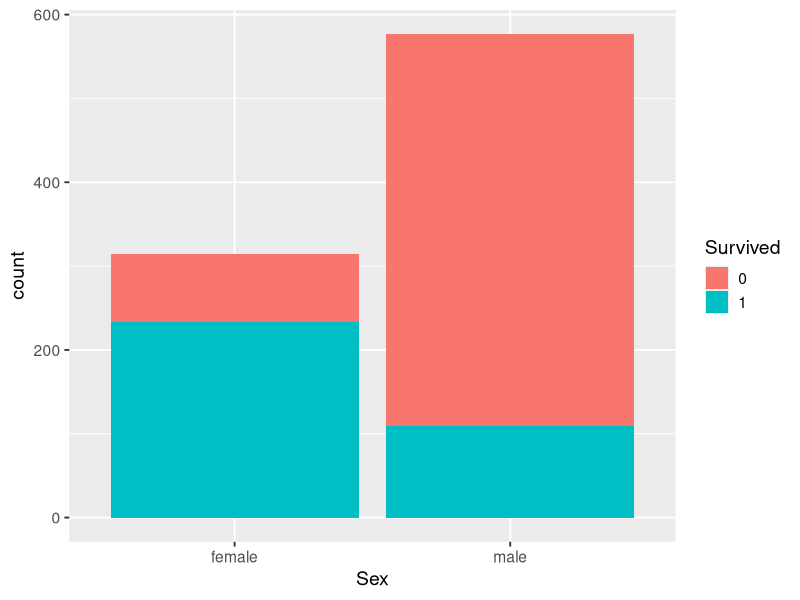
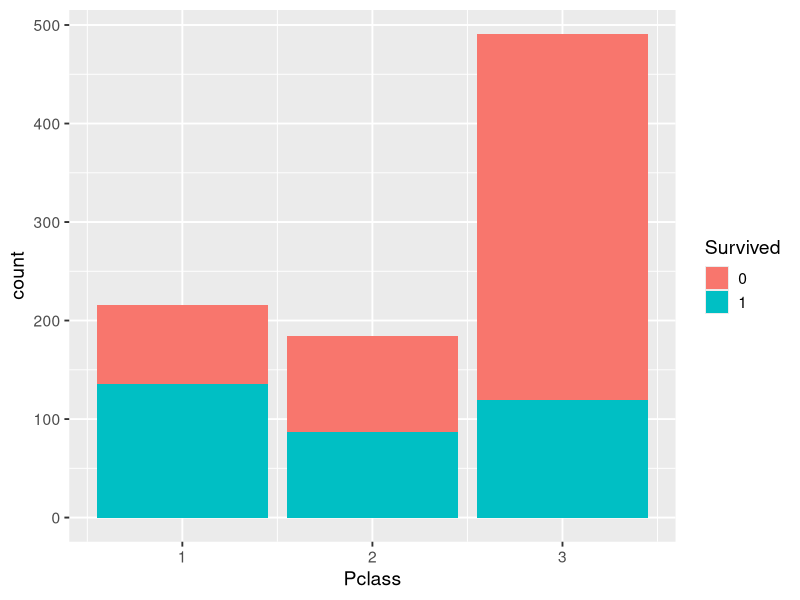
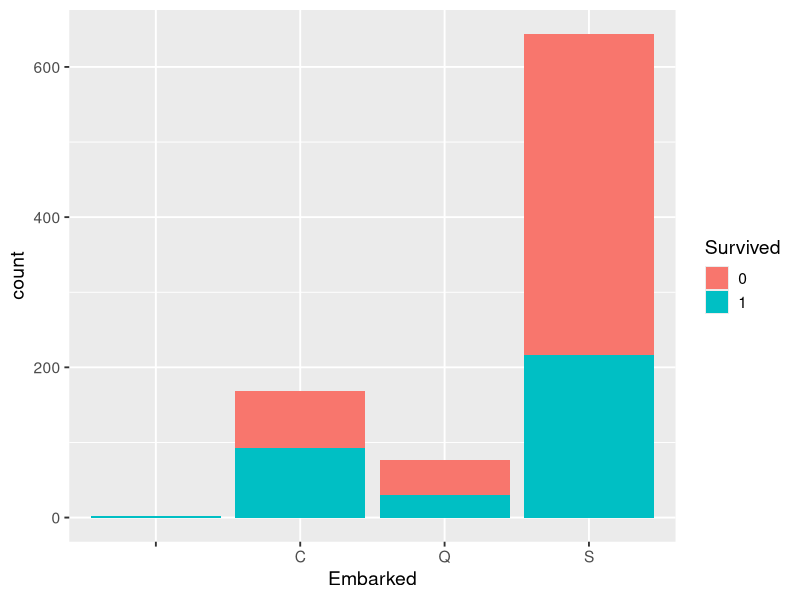
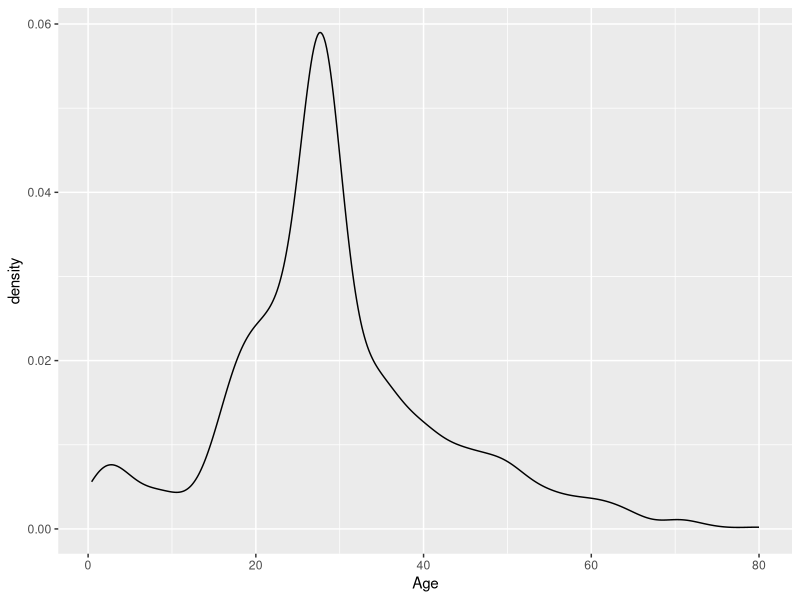
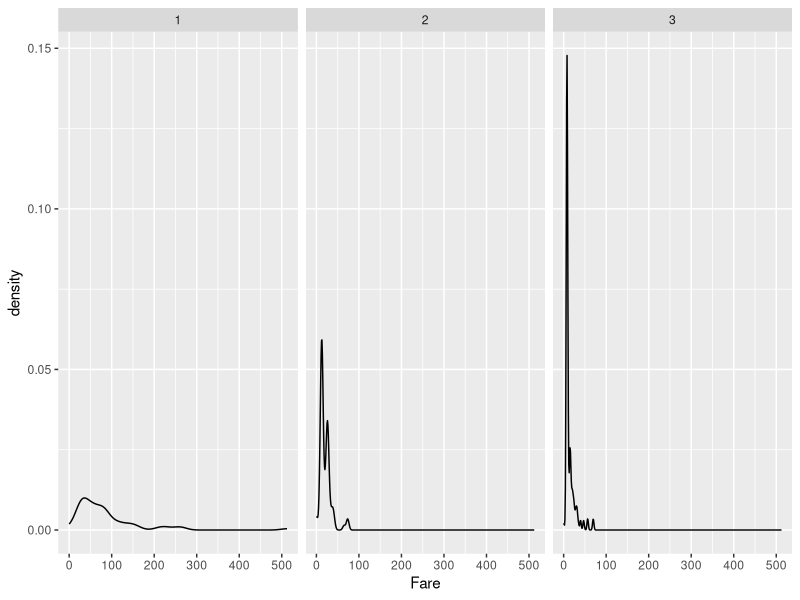
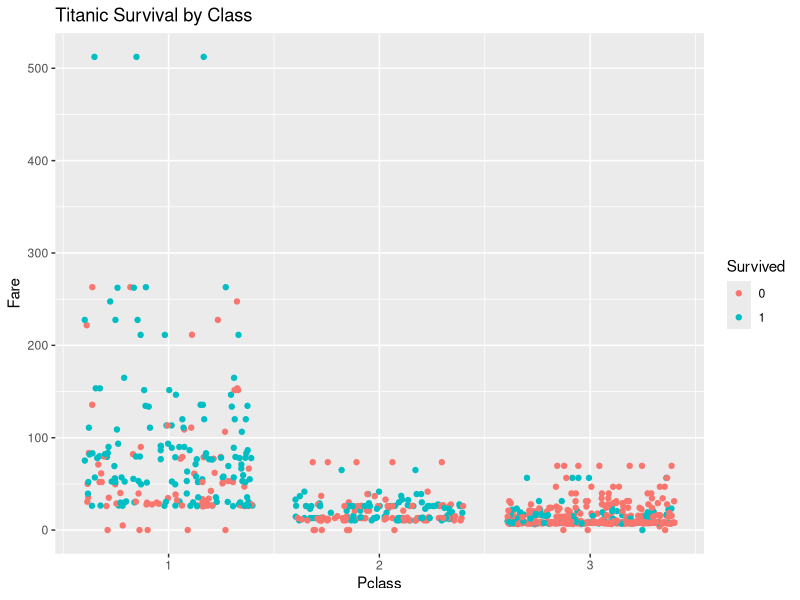

These charts were generated, in order, by the following R code:
## > RMD???
## > DATA.TABLE, MAGRITTR
## > WAAROM?

#Oefening op ggplots om uit te zoeken welke mensen met welke variabelen de titanic crash hebben overleefd

library(readr)
library(ggplot2)
library("randomForest")

#Data import en twee delen splitsen, dit voor ons voorspellingsmodel te trainen

titanic <-read.csv("Titanic.csv")

titanic.train <- titanic[titanic$IsTrainSet == TRUE,]
titanic.test <- titanic[titanic$IsTrainSet == FALSE,]

str(titanic.train)

#Survived kolom as factor zetten

titanic.train$Survived <- as.factor(titanic.train$Survived)
str(titanic.train)

#Data visualisatie, enkele variabelen dat me interessant lijken te visualiseren

#plot 1
countSexPlot <- ggplot(data=titanic.train, aes(x=Sex,fill=Survived)) + geom_bar()+
  theme_grey(base_size = 14)
countSexPlot

#plot 2

countPclassPlot <- ggplot(data=titanic.train, aes(x=Pclass,fill=Survived)) + geom_bar()+
  theme_grey(base_size = 14)
countPclassPlot

#plot 3

CountEmbarkedPlot  <- ggplot(data=titanic.train, aes(x=Embarked,fill=Survived)) + geom_bar() +
  theme_grey(base_size = 14)
CountEmbarkedPlot

#plot 4
Ageplot <- ggplot(data=titanic.train, aes(x=Age)) + geom_density()
Ageplot

#plot 5
FarePlot <- ggplot(data=titanic.train, aes(x=Fare)) + geom_density()+
  facet_grid(~Pclass)
FarePlot


#Jitterplot
Jitterplot <- ggplot(data=titanic.train, aes(x=Pclass,y=Fare,
                                             color=Survived))+ geom_jitter() + ggtitle("Titanic Survival by Class")

Jitterplot



#Voorspellingsmodellen
#Random forest predictive model


survived.equation <- "Survived ~ Pclass + Sex + Age + SibSp + Parch + Fare + Embarked"
survived.formula <- as.formula(survived.equation)


titanic.model <- randomForest(formula=survived.formula,
                              data=titanic.train,
                              ntree = 500,
                              mtry = 3,
                              nodesize = 0.01*nrow(titanic.train)
)

Survived <- predict(titanic.model,newdata=titanic.test)




####
PassengerId <- titanic.test$PassengerId
output.df <- as.data.frame(PassengerId)

output.df$Survived <- Survived

output.df
